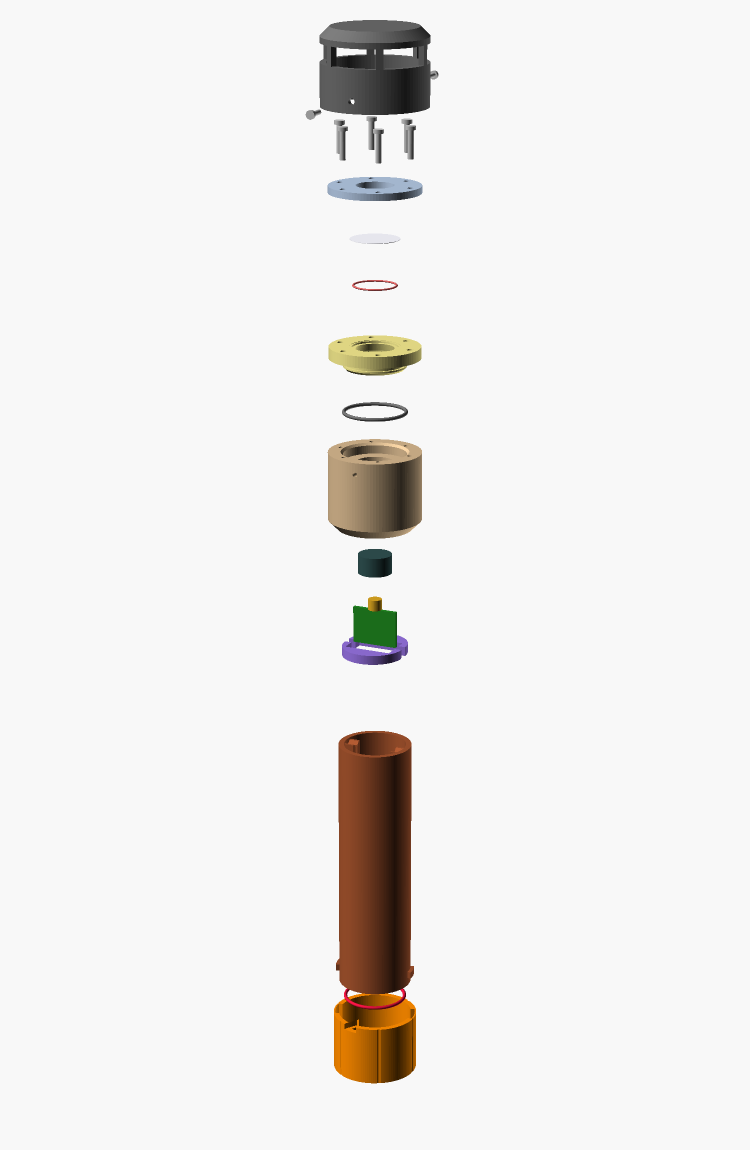
#> input picture cad/exports/prototype-exploded.png, 1500 x 2300 px, found by its file name (shown at 1/2 size)
$ python label-prototype.py
#> lines starting #> are read from the running program, lines starting #| are printed output that depends on the picture; after the words box and inside, x2 and y2 are one past the last pixel; in counts of white or black regions, pixels touching at a corner belong together
"""Label cad/exports/prototype-exploded.png — the WHOLE prototype-1 probe.

Same method as label-exploded.py, which labels the head on its own: parts are
found by their assembly() colour, and the three that share a neutral grey (the
debris cap, its screws, and the radial O-ring) are found by row band instead,
because a grey normalises to (1/3, 1/3, 1/3) at any brightness and no chroma
test can separate them.

This is a separate script rather than an option on that one. The two drawings
have different stack orders and different grey populations, and the band logic
depends on both -- folding them together would mean one script whose behaviour
is decided by a flag, in a file whose whole purpose is that its assumptions are
inspectable.

What is added here, all chromatic and all below the head: the printed body tube,
the split dam, and the bayonet cable cap that carries the M12 gland thread.
"""
import numpy as np
from PIL import Image, ImageDraw, ImageFont

SRC = 'cad/exports/prototype-exploded.png'
im = Image.open(SRC).convert('RGB')
#> im is the input picture: PIL image 1500x2300 RGB; mean R, G, B 239.2, 237.5, 235.9
A = np.array(im).astype(int)
H, W, _ = A.shape
#> H = 2300; W = 1500
bright = A.sum(axis=2)
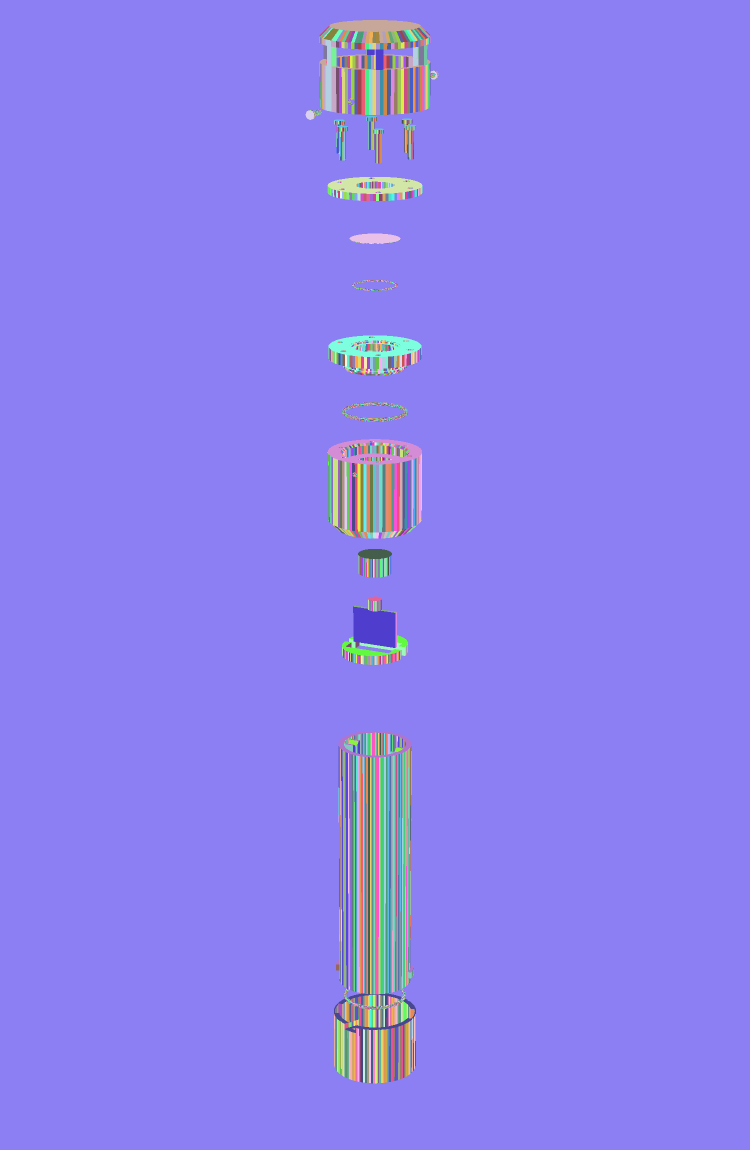
#> bright: shape (2300, 1500) int64 (shown at 1/2 size); 487 distinct labels, from 42 to 744; one colour per label, 0 black
norm = A / np.maximum(bright[:, :, None], 1)
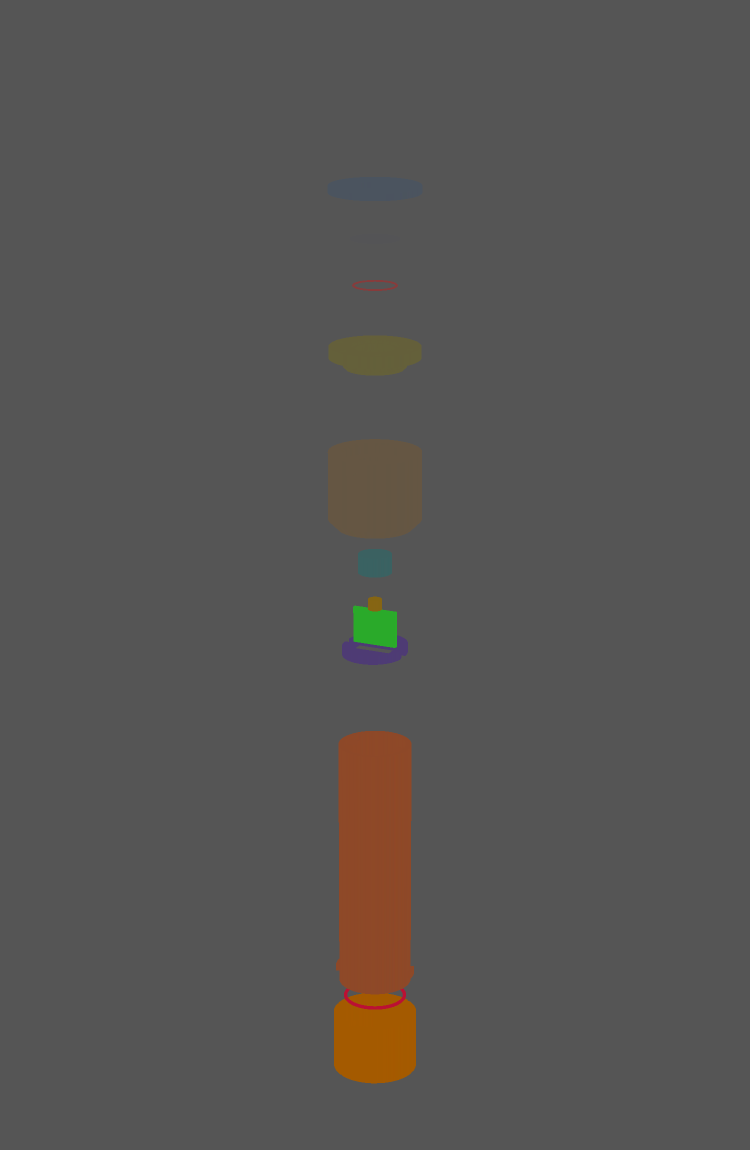
#> norm: shape (2300, 1500, 3) float64 (shown at 1/2 size); mean R, G, B 0.341, 0.333, 0.326


def mask(rgb, tol=0.045, bmin=120, bmax=735):
    """Pixels whose CHROMA matches rgb, so the match survives OpenSCAD's shading
    (which scales a face's colour but does not rotate it)."""
    t = np.array(rgb)
    tn = t / t.sum()
    return (np.abs(norm - tn).sum(axis=2) < tol) & (bright > bmin) & (bright < bmax)


def bands(m, min_px=40, gap=8):
    rows = m.any(axis=1)
    out, start, blank = [], None, 0
    for y, v in enumerate(rows):
        if v:
            if start is None:
                start = y
            blank = 0
        elif start is not None:
            blank += 1
            if blank > gap:
                out.append((start, y - blank))
                start = None
    if start is not None:
        out.append((start, H - 1))
    return [(a, b) for a, b in out if m[a:b + 1].sum() >= min_px]


def rows_of(m, y0, y1, keep):
    out = np.zeros_like(m)
    counts = m.sum(axis=1)
    hi = counts[y0:y1 + 1].max()
    for y in range(y0, y1 + 1):
        if keep(counts[y], hi):
            out[y] = m[y]
    return out


grey = (np.abs(norm - 1 / 3).sum(axis=2) < 0.035) & (bright > 120) & (bright < 735)
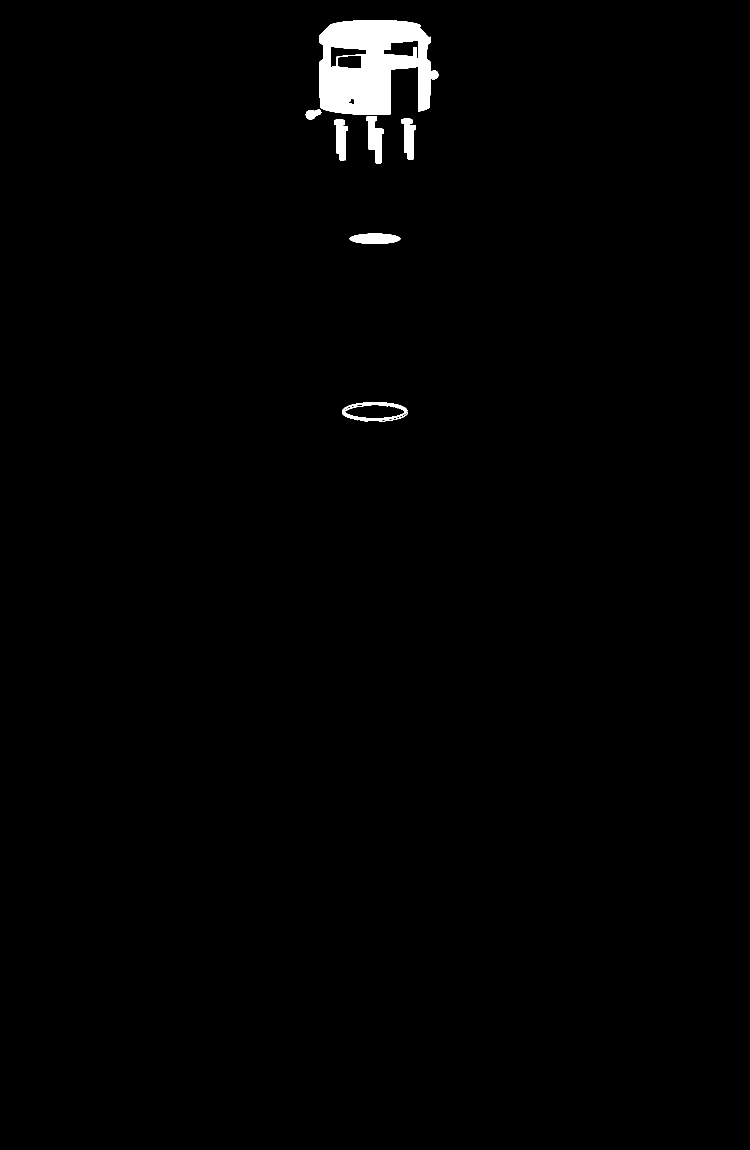
#> grey: shape (2300, 1500) bool (shown at 1/2 size); 1.1% white; 9 white regions, largest, box (x1, y1, x2, y2) and area: (639, 40, 877, 230) 30888, (733, 232, 768, 327) 1765, (699, 467, 801, 488) 1696
gb = bands(grey)
#> the loop in bands, `for y, v in enumerate(rows):` made 2300 passes
#> (v, start) on pass 41: (True, 40)
#> v on passes 1 to 6: False, False, False, False, False, False
#> after the loop in bands, `for y, v in enumerate(rows):`: out = [(40, 326), (467, 487), (804, 842)]
#> gb = [(40, 326), (467, 487), (804, 842)]
assert len(gb) >= 2, f"expected a cap band and an O-ring band, got {gb}"
cap_y0, cap_y1 = gb[0]
#> cap_y0 = 40; cap_y1 = 326
ring_y0, ring_y1 = gb[-1]
#> ring_y0 = 804; ring_y1 = 842

cap_m = rows_of(grey, cap_y0, cap_y1, lambda c, hi: c >= 0.5 * hi)
#> in rows_of, `counts = m.sum(axis=1)`: counts = 2300 values, max 222 at index 75, min 0 at index 0, mean 17.12
#> in rows_of, `hi = counts[y0:y1 + 1].max()`: hi = 222
#> after the loop in rows_of, `for y in range(y0, y1 + 1):`: out: shape (2300, 1500) bool; 0.87% white; 4 white regions, box (x1, y1, x2, y2) and area: (639, 109, 877, 228) 19411, (639, 42, 861, 98) 10356, (612, 219, 643, 228) 225, (826, 94, 834, 98) 27
screw_m = rows_of(grey, cap_y0, cap_y1, lambda c, hi: c < 0.5 * hi)
#> after the loop in rows_of (call 2), `for y in range(y0, y1 + 1):`: out: shape (2300, 1500) bool; 0.18% white; 10 white regions, largest, box (x1, y1, x2, y2) and area: (733, 232, 768, 327) 1765, (803, 237, 832, 319) 1570, (668, 239, 696, 321) 1409
ring_m = np.zeros_like(grey)
ring_m[ring_y0:ring_y1 + 1] = grey[ring_y0:ring_y1 + 1]
#> ring_m: shape (2300, 1500) bool; 0.05% white; 3 white regions, box (x1, y1, x2, y2) and area: (684, 804, 815, 843) 1399, (758, 824, 816, 843) 104, (691, 811, 743, 823) 95

# GhostWhite normalises like any grey, so the membrane is found on its absolute
# brightness and slight blue cast instead.
membrane = ((A[:, :, 2] - A[:, :, 0]) > 4) & (bright > 640) & (bright < 741)
#> membrane: shape (2300, 1500) bool; 0.05% white; 1 white region, box (x1, y1, x2, y2) and area: (699, 467, 801, 487) 1618

parts = [
    ("debris cap — replaceable",            cap_m,                  'r'),
    ("retainer screws (6 + 2 cap)",         screw_m,                'l'),
    ("retainer",                            mask((176, 196, 222)),  'r'),
    ("membrane (Porex PMV15T)",             membrane,               'l'),
    ("membrane gasket",                     mask((205, 92, 92)),    'r'),
    ("PP carrier — coupon fused in",        mask((240, 230, 140)),  'l'),
    ("O-ring 24 × 1.5 EPDM — carrier seal", ring_m,                 'l'),
    ("head — ONE part with the tube",       mask((210, 180, 140)),  'l'),
    ("SGX-OX cell — socketed, consumable",  mask((47, 79, 79)),     'r'),
    ("cell socket — stand-off DERIVED",     mask((218, 165, 32)),   'l'),
    ("PCB (20 × 107, Rev A, UNPOTTED)",     mask((34, 139, 34)),    'r'),
    ("dam, 2 halves",                       mask((147, 112, 219)), 'l'),
    ("body tube Ø32 — no bonded joint",     mask((160, 82, 45)),    'r'),
    ("O-ring 24 × 1.5 — SAME as carrier",   mask((220, 20, 60)),    'r'),
    ("cable cap — bayonet, M12×1.5",        mask((255, 140, 0)),    'l'),
]
#> in mask, `return (np.abs(norm - tn).sum(axis=2) < tol) & (bright > bmin) & (brig..`: returned value: shape (2300, 1500) bool; 0.23% white; 1 white region, box (x1, y1, x2, y2) and area: (655, 354, 845, 402) 7845
#> in mask (call 2), `return (np.abs(norm - tn).sum(axis=2) < tol) & (bright > bmin) & (brig..`: returned value: shape (2300, 1500) bool; 0.02% white; 1 white region, box (x1, y1, x2, y2) and area: (704, 560, 796, 582) 661
#> in mask (call 3), `return (np.abs(norm - tn).sum(axis=2) < tol) & (bright > bmin) & (brig..`: returned value: shape (2300, 1500) bool; 0.35% white; 1 white region, box (x1, y1, x2, y2) and area: (657, 671, 843, 751) 12171
#> in mask (call 4), `return (np.abs(norm - tn).sum(axis=2) < tol) & (bright > bmin) & (brig..`: returned value: shape (2300, 1500) bool; 0.98% white; 1 white region, box (x1, y1, x2, y2) and area: (655, 878, 844, 1077) 33867
#> in mask (call 5), `return (np.abs(norm - tn).sum(axis=2) < tol) & (bright > bmin) & (brig..`: returned value: shape (2300, 1500) bool; 0.07% white; 1 white region, box (x1, y1, x2, y2) and area: (716, 1098, 784, 1155) 2395
#> in mask (call 6), `return (np.abs(norm - tn).sum(axis=2) < tol) & (bright > bmin) & (brig..`: returned value: shape (2300, 1500) bool; 0.02% white; 1 white region, box (x1, y1, x2, y2) and area: (736, 1193, 764, 1223) 714
#> in mask (call 7), `return (np.abs(norm - tn).sum(axis=2) < tol) & (bright > bmin) & (brig..`: returned value: shape (2300, 1500) bool; 0.17% white; 1 white region, box (x1, y1, x2, y2) and area: (706, 1211, 793, 1296) 5989
#> in mask (call 8), `return (np.abs(norm - tn).sum(axis=2) < tol) & (bright > bmin) & (brig..`: returned value: shape (2300, 1500) bool; 0.13% white; 1 white region, box (x1, y1, x2, y2) and area: (684, 1271, 816, 1330) 4483
#> in mask (call 9), `return (np.abs(norm - tn).sum(axis=2) < tol) & (bright > bmin) & (brig..`: returned value: shape (2300, 1500) bool; 1.6% white; 1 white region, box (x1, y1, x2, y2) and area: (672, 1462, 828, 1989) 55603
#> in mask (call 10), `return (np.abs(norm - tn).sum(axis=2) < tol) & (bright > bmin) & (brig..`: returned value: shape (2300, 1500) bool; 0.03% white; 8 white regions (6 under 20 px), largest, box (x1, y1, x2, y2) and area: (688, 1977, 811, 2019) 884, (782, 1995, 811, 2015) 41
#> in mask (call 11), `t = np.array(rgb)`: t = [255, 140, 0]
#> in mask (call 11), `tn = t / t.sum()`: tn = [0.646, 0.354, 0]
#> in mask (call 11), `return (np.abs(norm - tn).sum(axis=2) < tol) & (bright > bmin) & (brig..`:
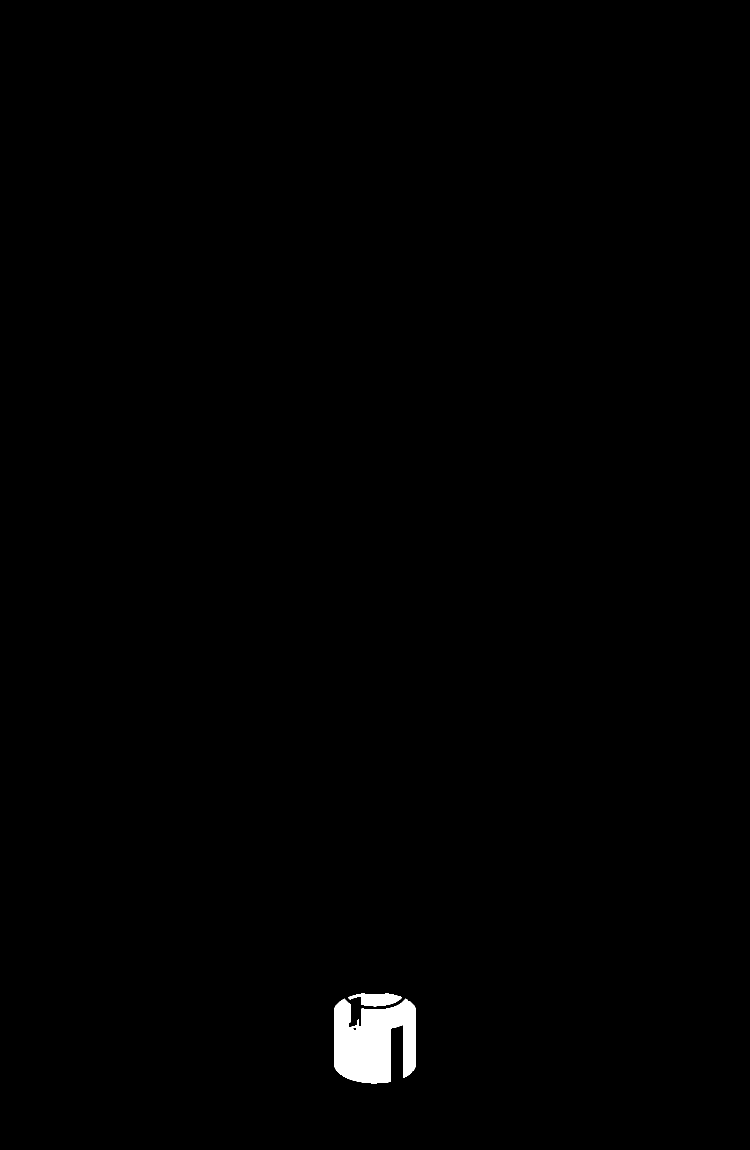
#> returned value: shape (2300, 1500) bool (shown at 1/2 size); 0.65% white; 2 white regions, box (x1, y1, x2, y2) and area: (668, 1997, 832, 2167) 20543, (696, 1987, 804, 2013) 1799

im2 = im.copy()
d = ImageDraw.Draw(im2)
try:
    f = ImageFont.truetype("/System/Library/Fonts/Helvetica.ttc", 26)
except Exception:
    f = ImageFont.load_default()

missing = []
for name, m, side in parts:
    ys, xs = np.nonzero(m)
    if len(ys) < 40:
        missing.append(f"{name} ({m.sum()} px)")
        continue
    cy = int(np.median(ys))
    row = xs[(ys > cy - 6) & (ys < cy + 6)]
    if len(row) < 3:
        row = xs
    x_edge = int(row.max()) if side == 'r' else int(row.min())
    tx = x_edge + 50 if side == 'r' else x_edge - 50
    bb = d.textbbox((0, 0), name, font=f)
    tw, th = bb[2] - bb[0], bb[3] - bb[1]
    lx = tx if side == 'r' else tx - tw
    d.line([(x_edge + (8 if side == 'r' else -8), cy),
            (tx - (8 if side == 'r' else -8), cy)], fill=(70, 70, 70), width=3)
    d.ellipse([x_edge - 4, cy - 4, x_edge + 4, cy + 4], fill=(70, 70, 70))
    d.text((lx, cy - th / 2 - 4), name, font=f, fill=(20, 20, 20))
    print(f"  {name:42} y={cy:5d} ({m.sum()} px)")
#> this loop made 15 passes
#> (name, side, cy, x_edge, tx, bb, tw, th) on passes 1 to 8: ('debris cap — replaceable', 'r', 137, 873, 923, (0, 5, 330, 30), 330, 25), ('retainer screws (6 + 2 cap)', 'l', 264, 673, 623, (0, 5, 355, 30), 355, 25), ('retainer', 'r', 377, 844, 894, (0, 5, 103, 25), 103, 20), ('membrane (Porex PMV15T)', 'l', 477, 699, 649, (0, 5, 356, 28), 356, 23), ('membrane gasket', 'r', 571, 795, 845, (0, 5, 237, 30), 237, 25), ('PP carrier — coupon fused in', 'l', 708, 657, 607, (0, 5, 375, 30), 375, 25), ('O-ring 24 × 1.5 EPDM — carrier seal', 'l', 823, 684, 634, (0, 5, 474, 30), 474, 25), ('head — ONE part with the tube', 'l', 975, 656, 606, (0, 5, 407, 30), 407, 25)
#|   debris cap — replaceable                   y=  137 (30019 px)
#|   retainer screws (6 + 2 cap)                y=  264 (6053 px)
#|   retainer                                   y=  377 (7845 px)
#|   membrane (Porex PMV15T)                    y=  477 (1618 px)
#|   membrane gasket                            y=  571 (661 px)
#|   PP carrier — coupon fused in               y=  708 (12171 px)
#|   O-ring 24 × 1.5 EPDM — carrier seal        y=  823 (1598 px)
#|   head — ONE part with the tube              y=  975 (33867 px)
#> (further printed lines are left out)
#> after the loop, missing = []

im2.save('cad/exports/prototype-exploded-labelled.png')
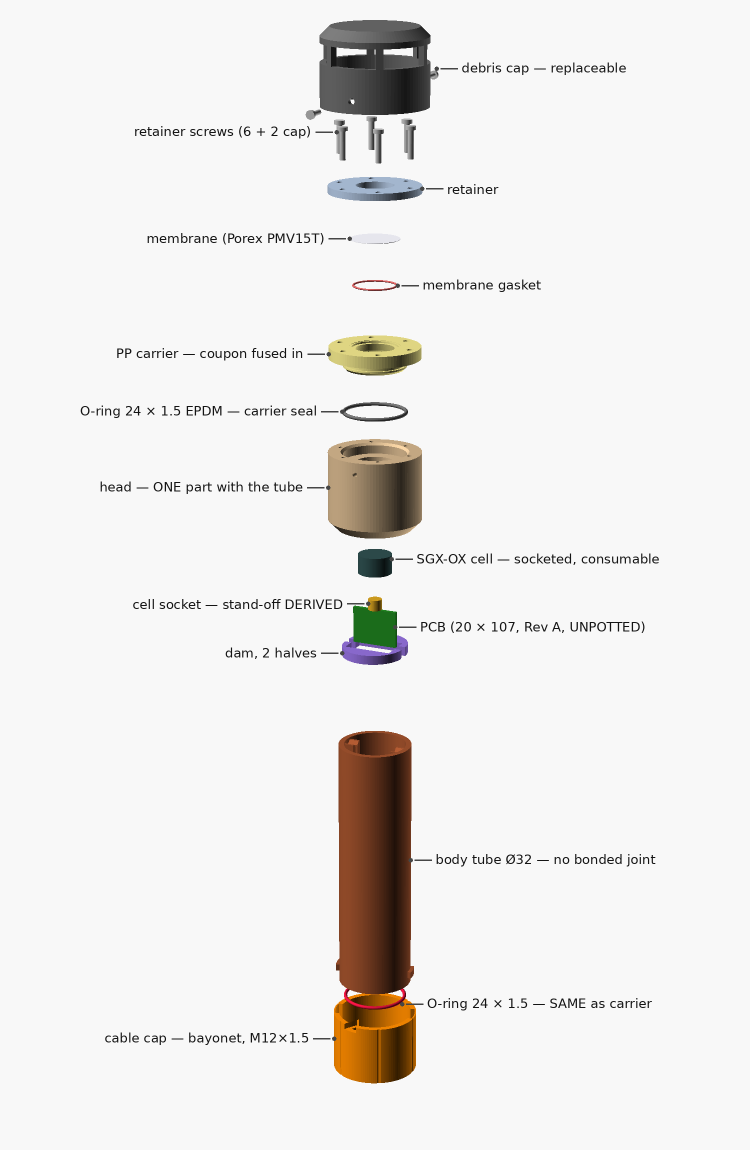
#> saved as prototype-exploded-labelled.png: PIL image 1500x2300 RGB (shown at 1/2 size); mean R, G, B 237.4, 235.7, 234.1
print("\nwrote cad/exports/prototype-exploded-labelled.png")
# A part that vanishes from the drawing is the failure this labeller exists to
# catch -- it means a colour changed, or a part is hidden inside another.
if missing:
    raise SystemExit("NOT FOUND in the render: " + "; ".join(missing))
